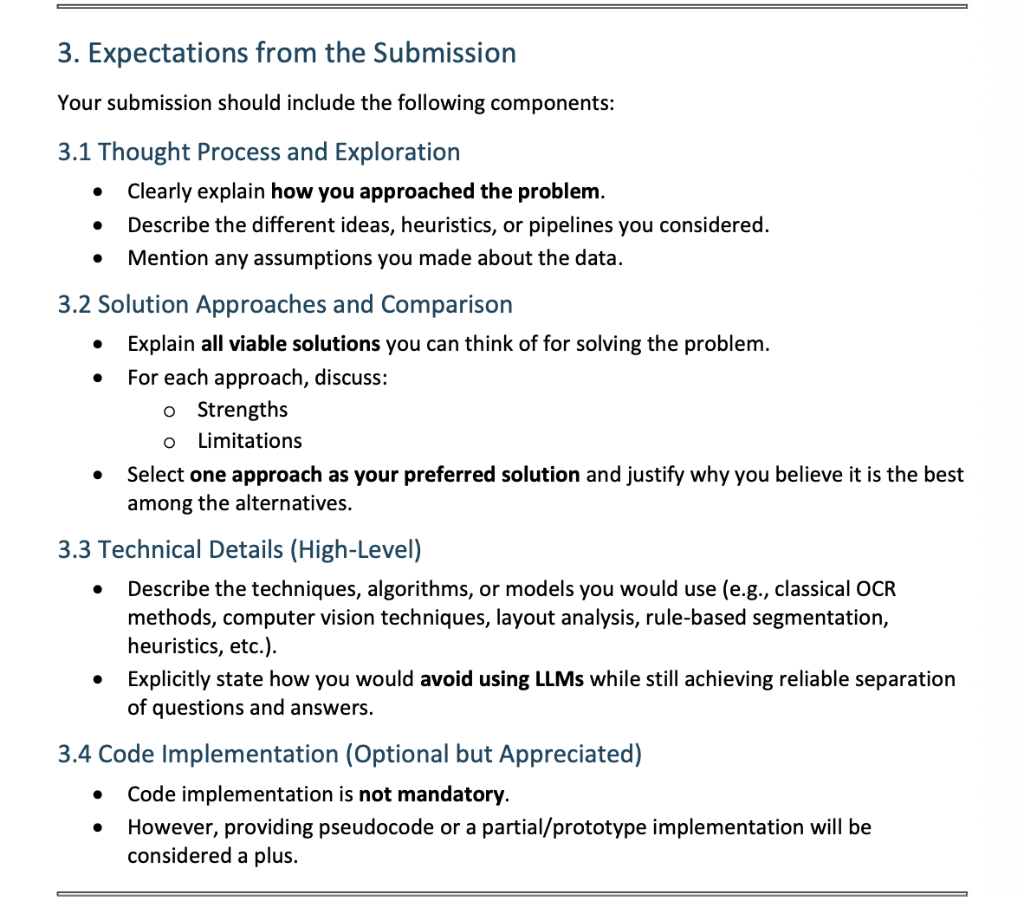
#> input picture examples/sample_data/test_document.png, 1024 x 897 px, found by its file name
$ jupyter execute --allow-errors complete_htr_qa_pipeline.ipynb   (shell and % lines are left out)
#> lines starting #> are read from the running program, lines starting #| are printed output that depends on the picture; after the words box and inside, x2 and y2 are one past the last pixel; in counts of white or black regions, pixels touching at a corner belong together
# Complete Handwriting OCR + Q&A Segmentation Pipeline
## TrOCR + CRF Integration

**What this does:**
1. 📷 Upload handwritten exam image
2. 🔍 Remove ruled lines (preprocessing)
3. 📝 Detect text lines (segmentation)
4. 🤖 Recognize text with TrOCR (OCR)
5. 🏷️ Tag lines with CRF (Q&A segmentation)
6. 📊 Extract Q&A pairs (structured output)
7. 💾 Download JSON output

**Complete end-to-end solution!**

## 1️⃣ Install Dependencies

[cell 1]

import torch
from transformers import TrOCRProcessor, VisionEncoderDecoderModel
from PIL import Image, ImageDraw
import cv2
import numpy as np
from scipy.ndimage import gaussian_filter1d
import matplotlib.pyplot as plt
from google.colab import files
import json
import pickle
import re
from typing import List, Dict, Tuple

print("✅ All dependencies installed")

## 2️⃣ Load Models

[cell 2]
print("Loading TrOCR model...")
#> (the rest of this cell did not finish here and is left out)

## 3️⃣ Upload CRF Model

Upload your trained `qa_segmentation_crf_squad.pkl` file

[cell 3]
print("Upload qa_segmentation_crf_squad.pkl:")
uploaded_model = files.upload()
#> the answer given: test_document.png
#> the answer given: test_document.png
#|    Image size: 1024x897 pixels

# Load CRF model
#> (the rest of this cell did not finish here and is left out)

## 4️⃣ Preprocessing Functions

[cell 4]
def remove_ruled_lines(img: np.ndarray, line_thickness_range: Tuple[int, int] = (1, 3)) -> np.ndarray:
    """
    Remove horizontal ruled lines from image
    """
#> called with line_thickness_range = (1, 3)
    gray = cv2.cvtColor(img, cv2.COLOR_BGR2GRAY) if len(img.shape) == 3 else img.copy()
    _, binary = cv2.threshold(gray, 0, 255, cv2.THRESH_BINARY_INV + cv2.THRESH_OTSU)
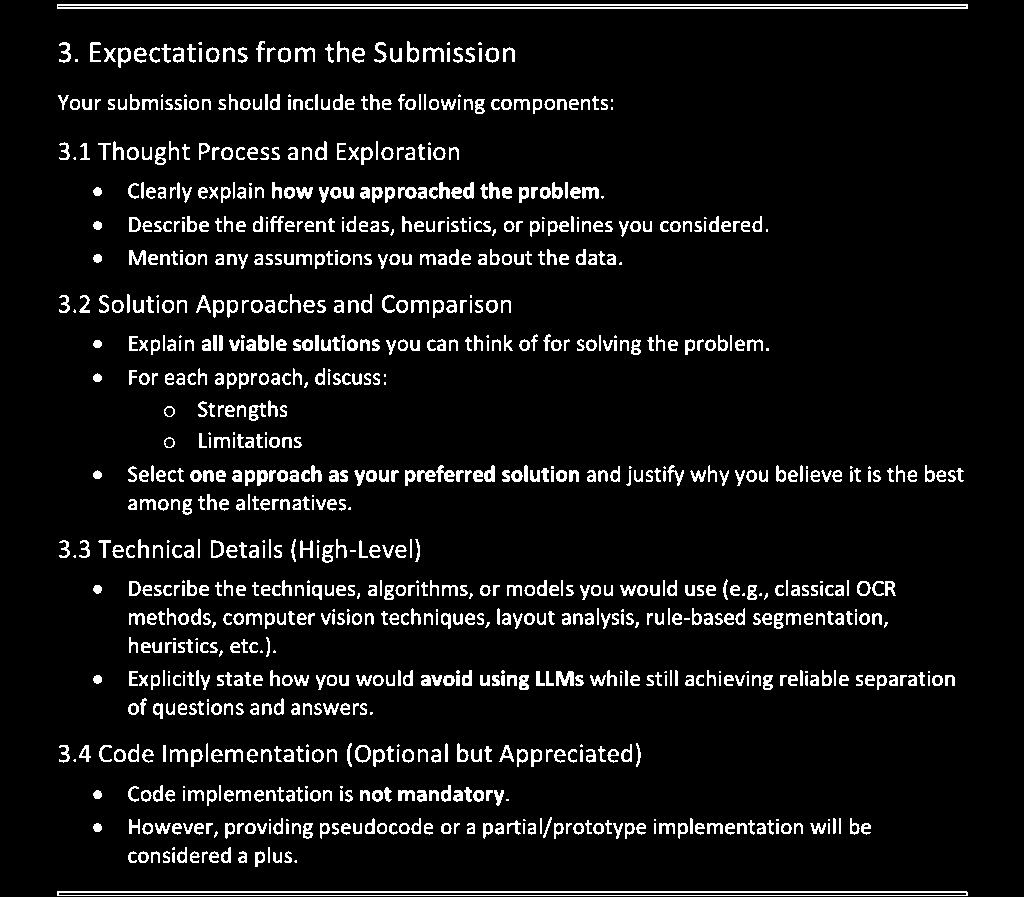
#> binary: shape (897, 1024); 7.4% white in thin lines or dots, all inside (x1, y1, x2, y2) = (57, 4, 968, 896)

    # Detect horizontal lines
    horizontal_kernel = cv2.getStructuringElement(cv2.MORPH_RECT, (40, 1))
    detected_lines = cv2.morphologyEx(binary, cv2.MORPH_OPEN, horizontal_kernel, iterations=2)
#> detected_lines: shape (897, 1024); 0.69% white in thin lines or dots, all inside (x1, y1, x2, y2) = (59, 4, 970, 896)

    # Remove lines from original
    result = gray.copy()
    result[detected_lines > 0] = 255
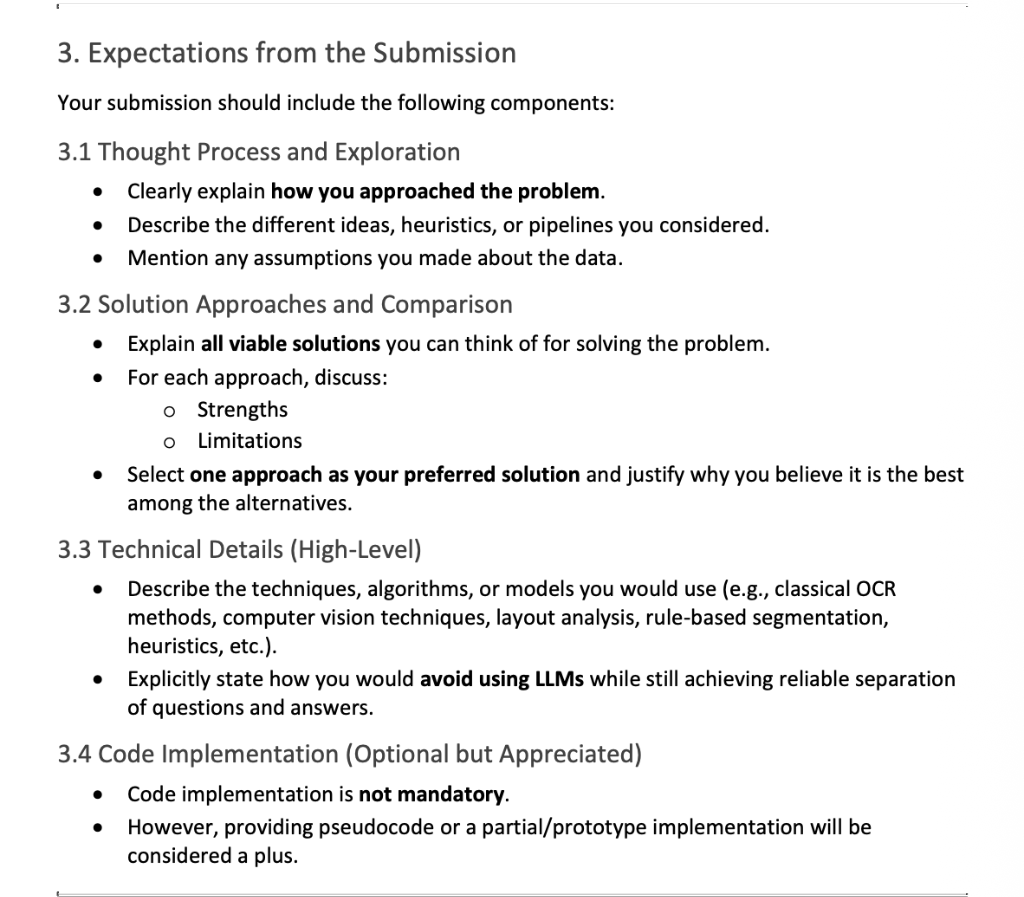
#> result: shape (897, 1024); min 0, max 255, mean 240

    return result


def segment_lines(img: np.ndarray, remove_lines: bool = True) -> List[Tuple[np.ndarray, Tuple]]:
    """
    Segment image into individual text lines (IMPROVED VERSION)
    Returns: [(line_image, (x, y, w, h)), ...]
    """
    # Preprocess
    if remove_lines:
        img = remove_ruled_lines(img)

    # Denoise
    denoised = cv2.fastNlMeansDenoising(img, None, 10, 7, 21)

    # Binarize with adaptive threshold for better handwriting
    binary = cv2.adaptiveThreshold(denoised, 255, cv2.ADAPTIVE_THRESH_GAUSSIAN_C,
                                   cv2.THRESH_BINARY_INV, 15, 10)
#> binary: shape (897, 1024); 7.1% white in thin lines or dots, all inside (x1, y1, x2, y2) = (56, 3, 968, 897)

    # Dilate slightly to connect broken characters
    kernel = np.ones((2, 2), np.uint8)
    binary = cv2.dilate(binary, kernel, iterations=1)
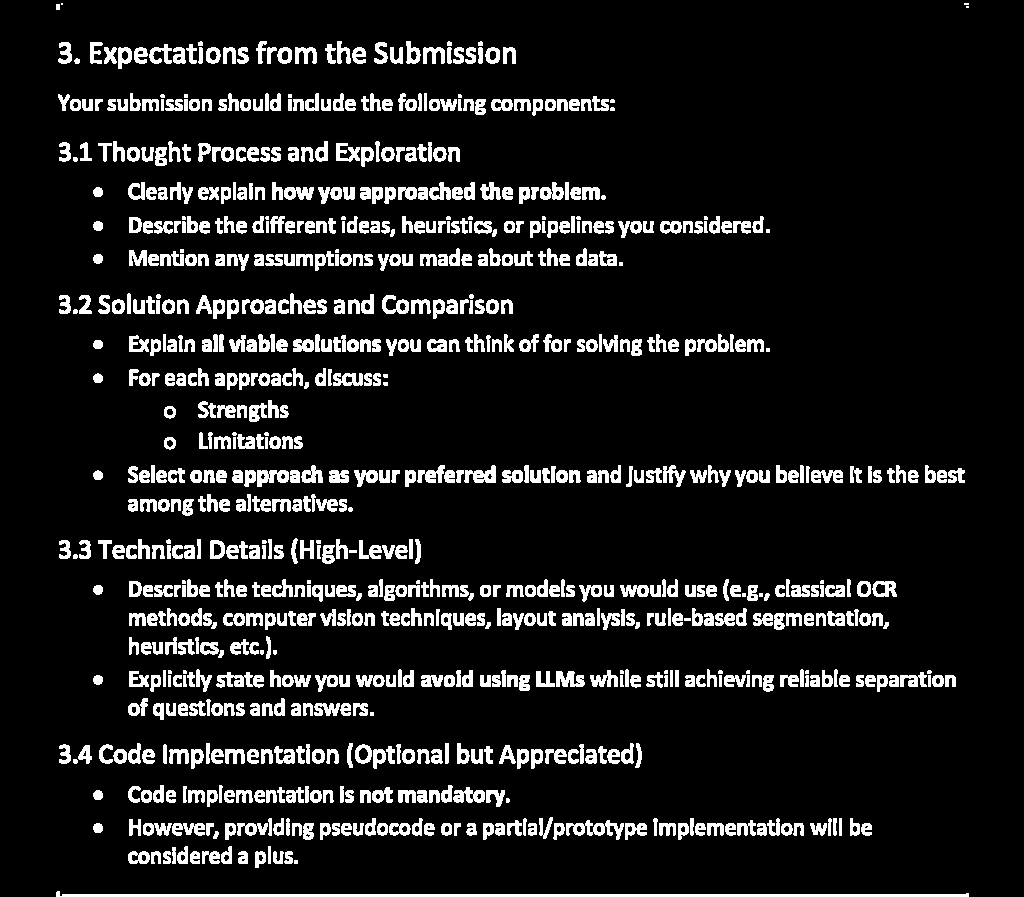
#> binary: shape (897, 1024); 10.6% white; 866 white regions (47 under 20 px), largest, box (x1, y1, x2, y2) and area: (56, 891, 969, 897) 2749, (566, 820, 624, 840) 521, (216, 672, 264, 688) 448

    # Horizontal projection
    h_projection = np.sum(binary, axis=1)
#> h_projection = 897 values, max 232815 at index 896, min 0 at index 0, mean 27734.4

    # IMPROVED: Use median instead of max, lower threshold
    threshold = np.median(h_projection[h_projection > 0]) * 0.3
#> threshold = 8262

    # Smooth projection to reduce noise
    from scipy.ndimage import gaussian_filter1d
    h_projection_smooth = gaussian_filter1d(h_projection, sigma=2)
#> h_projection_smooth = 897 values, max 199783 at index 896, min 0 at index 16, mean 27734

    # Find line boundaries with minimum gap
    line_regions = []
    in_line = False
    start_y = 0
    min_gap = 15  # Minimum pixels between lines
    last_end = 0

    for y, val in enumerate(h_projection_smooth):
        if val > threshold and not in_line:
            # Start new line only if minimum gap from last line
            if y - last_end > min_gap:
                start_y = y
                in_line = True
        elif val <= threshold and in_line:
            # End line if significant height
            if y - start_y > 15:  # Minimum line height
                line_regions.append((start_y, y))
                last_end = y
            in_line = False
#> this loop made 897 passes
#> (val, in_line) on pass 43: (11815, True)
#> in_line on passes 67, 95, 115, 143, 165, 184: False, True, False, True, False, True
#> after the loop, in_line = True; last_end = 840; line_regions = [(42, 66), (94, 114), (142, 164), (183, 203), (219, 237), (253, 269), (295, 317), (334, 355), (371, 388), (465, 487), (539, 562), (579, 601), (640, 656), (672, 691), (743, 767), (786, 805), (821, 840)]; start_y = 890

    # If still in line at end
    if in_line and len(h_projection_smooth) - start_y > 15:
        line_regions.append((start_y, len(h_projection_smooth)))

    # Extract line images with bounding boxes
    lines = []
    for start_y, end_y in line_regions:
        # Add margin
        start_y = max(0, start_y - 5)
        end_y = min(img.shape[0], end_y + 5)

        # Vertical projection to find x bounds
        line_strip = binary[start_y:end_y, :]
        v_projection = np.sum(line_strip, axis=0)

        # Find first and last non-zero columns
        non_zero = np.where(v_projection > 0)[0]
        if len(non_zero) > 0:
            start_x = max(0, non_zero[0] - 10)
            end_x = min(img.shape[1], non_zero[-1] + 10)

            # Extract line (from denoised grayscale, not binary)
            line_img = denoised[start_y:end_y, start_x:end_x]
            bbox = (start_x, start_y, end_x - start_x, end_y - start_y)
            lines.append((line_img, bbox))
#> this loop made 17 passes
#> (start_y, end_y, start_x, end_x, bbox) on passes 1 to 12: (37, 71, 48, 525, (48, 37, 477, 34)), (89, 119, 48, 624, (48, 89, 576, 30)), (137, 169, 49, 469, (49, 137, 420, 32)), (178, 208, 83, 615, (83, 178, 532, 30)), (214, 242, 83, 779, (83, 214, 696, 28)), (248, 274, 83, 632, (83, 248, 549, 26)), (290, 322, 49, 522, (49, 290, 473, 32)), (329, 360, 83, 779, (83, 329, 696, 31)), (366, 393, 83, 397, (83, 366, 314, 27)), (460, 492, 83, 974, (83, 460, 891, 32)), (534, 567, 49, 430, (49, 534, 381, 33)), (574, 606, 83, 906, (83, 574, 823, 32))
#> pass 1, in segment_lines, `line_img = denoised[start_y:end_y, start_x:end_x]`:
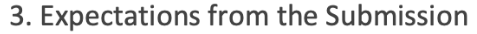
#> line_img: shape (34, 477); min 66, max 255, mean 220.7
#> after the loop, lines = 17 items

    return lines

print("✅ Preprocessing functions defined")

## 5️⃣ TrOCR Recognition

[cell 5]
def recognize_line(line_img: np.ndarray) -> str:
    """
    Recognize text in a single line using TrOCR
    """
    # Convert to PIL Image
    if len(line_img.shape) == 2:
        pil_img = Image.fromarray(line_img).convert('RGB')
    else:
        pil_img = Image.fromarray(cv2.cvtColor(line_img, cv2.COLOR_BGR2RGB))

    # Process with TrOCR
    pixel_values = processor(pil_img, return_tensors='pt').pixel_values
    generated_ids = trocr_model.generate(pixel_values)
    text = processor.batch_decode(generated_ids, skip_special_tokens=True)[0]

    return text


print("✅ TrOCR recognition function defined")

## 6️⃣ CRF Feature Extraction

[cell 6]
# [43 lines left out: function extract_line_features, not called in this run]


def texts_to_crf_features(texts: List[str], bboxes: List[Tuple]) -> List[Dict]:
    """
    Convert recognized texts to CRF feature format
    """
    features_sequence = []
    prev_label = 'O'

    for idx in range(len(texts)):
        features = extract_line_features(texts, bboxes, idx, prev_label)
        features_sequence.append(features)

    return features_sequence


print("✅ CRF feature extraction functions defined")

## 7️⃣ Q&A Pair Extraction

[cell 7]
# [41 lines left out: function extract_qa_pairs, not called in this run]


print("✅ Q&A extraction function defined")

## 8️⃣ Upload & Process Image

[cell 8]
print("Upload your handwritten exam image:")
uploaded_img = files.upload()

if uploaded_img:
    img_filename = list(uploaded_img.keys())[0]
    print(f"\n✅ Uploaded: {img_filename}")

    # Load image
    img = cv2.imread(img_filename, cv2.IMREAD_GRAYSCALE)
    print(f"   Image size: {img.shape[1]}x{img.shape[0]} pixels")

    # Display original
    plt.figure(figsize=(12, 8))
    plt.imshow(img, cmap='gray')
    plt.title("Original Image")
    plt.axis('off')
    plt.show()
else:
    print("No image uploaded")

## 9️⃣ Step 1: Line Segmentation

[cell 9]
print("Segmenting text lines...")
lines = segment_lines(img, remove_lines=True)
#> lines = 17 items
print(f"✅ Found {len(lines)} text lines")
#| ✅ Found 17 text lines

# Visualize line detection
img_display = cv2.cvtColor(img, cv2.COLOR_GRAY2BGR)
for i, (line_img, (x, y, w, h)) in enumerate(lines):
    cv2.rectangle(img_display, (x, y), (x+w, y+h), (0, 255, 0), 2)
    cv2.putText(img_display, f'Line {i+1}', (x, y-5),
                cv2.FONT_HERSHEY_SIMPLEX, 0.5, (0, 0, 255), 1)
#> this loop made 17 passes
#> (x, y, w, h) on passes 1 to 12: (48, 37, 477, 34), (48, 89, 576, 30), (49, 137, 420, 32), (83, 178, 532, 30), (83, 214, 696, 28), (83, 248, 549, 26), (49, 290, 473, 32), (83, 329, 696, 31), (83, 366, 314, 27), (83, 460, 891, 32), (49, 534, 381, 33), (83, 574, 823, 32)
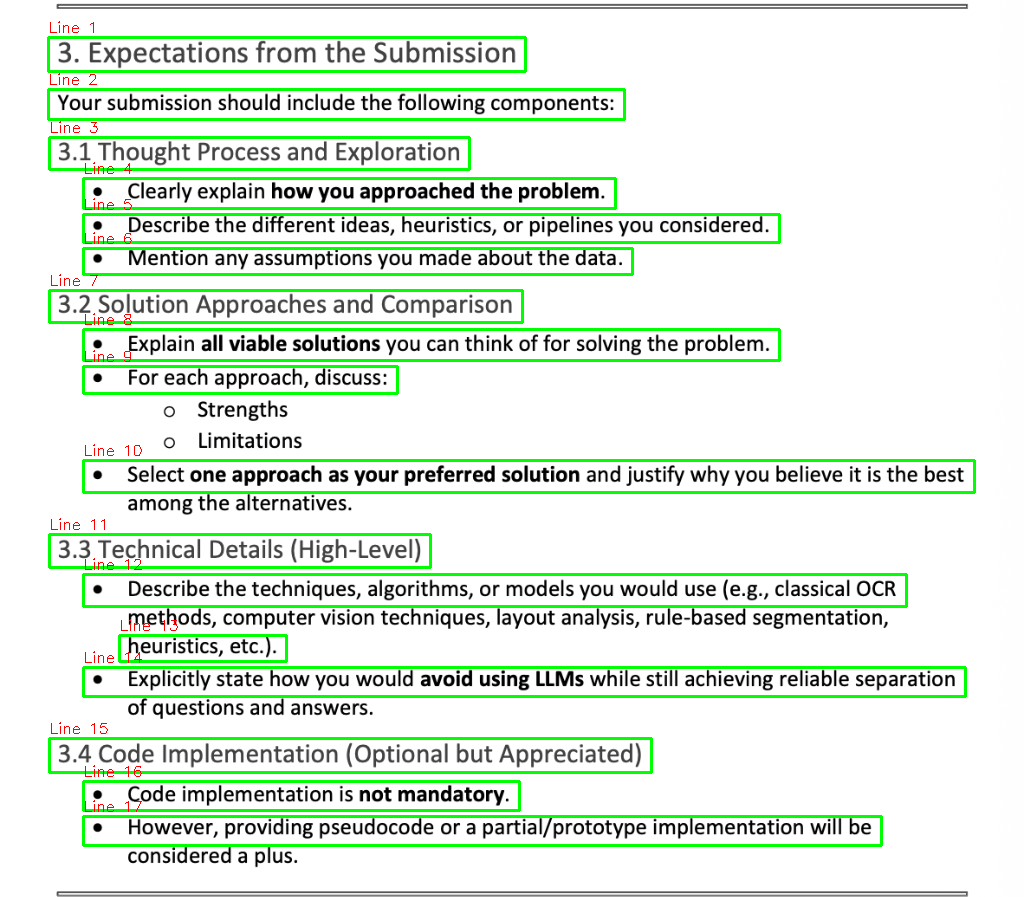
#> img_display: shape (897, 1024, 3); mean B, G, R 221.6, 238.6, 222.1

plt.figure(figsize=(14, 10))
plt.imshow(cv2.cvtColor(img_display, cv2.COLOR_BGR2RGB))
plt.title(f"Detected {len(lines)} Lines")
plt.axis('off')
plt.show()

## 🔟 Step 2: OCR with TrOCR

[cell 10]
print("Recognizing text with TrOCR...\n")
recognized_texts = []
bboxes = []

#> (the rest of this cell did not finish here and is left out)

## 1️⃣1️⃣ Step 3: CRF Q&A Segmentation

[cell 11]
print("Extracting features for CRF...")
crf_features = texts_to_crf_features(recognized_texts, bboxes)
